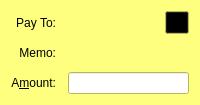
        <widget class="QFrame" name="SendCoins_UnauthenticatedPaymentRequest">
            <property name="palette">
                <palette>
                    <active>
                        <colorrole role="WindowText">
                            <brush brushstyle="SolidPattern">
                                <color alpha="255">
                                    <red>0</red>
                                    <green>0</green>
                                    <blue>0</blue>
                                </color>
                            </brush>
                        </colorrole>
                        <colorrole role="Button">
                            <brush brushstyle="SolidPattern">
                                <color alpha="255">
                                    <red>255</red>
                                    <green>255</green>
                                    <blue>127</blue>
                                </color>
                            </brush>
                        </colorrole>
                        <colorrole role="Light">
                            <brush brushstyle="SolidPattern">
                                <color alpha="255">
                                    <red>255</red>
                                    <green>255</green>
                                    <blue>255</blue>
                                </color>
                            </brush>
                        </colorrole>
                        <colorrole role="Midlight">
                            <brush brushstyle="SolidPattern">
                                <color alpha="255">
                                    <red>255</red>
                                    <green>255</green>
                                    <blue>191</blue>
                                </color>
                            </brush>
                        </colorrole>
                        <colorrole role="Dark">
                            <brush brushstyle="SolidPattern">
                                <color alpha="255">
                                    <red>127</red>
                                    <green>127</green>
                                    <blue>63</blue>
                                </color>
                            </brush>
                        </colorrole>
                        <colorrole role="Mid">
                            <brush brushstyle="SolidPattern">
                                <color alpha="255">
                                    <red>170</red>
                                    <green>170</green>
                                    <blue>84</blue>
                                </color>
                            </brush>
                        </colorrole>
                        <colorrole role="Text">
                            <brush brushstyle="SolidPattern">
                                <color alpha="255">
                                    <red>0</red>
                                    <green>0</green>
                                    <blue>0</blue>
                                </color>
                            </brush>
                        </colorrole>
                        <colorrole role="BrightText">
                            <brush brushstyle="SolidPattern">
                                <color alpha="255">
                                    <red>255</red>
                                    <green>255</green>
                                    <blue>255</blue>
                                </color>
                            </brush>
                        </colorrole>
                        <colorrole role="ButtonText">
                            <brush brushstyle="SolidPattern">
                                <color alpha="255">
                                    <red>0</red>
                                    <green>0</green>
                                    <blue>0</blue>
                                </color>
                            </brush>
                        </colorrole>
                        <colorrole role="Base">
                            <brush brushstyle="SolidPattern">
                                <color alpha="255">
                                    <red>255</red>
                                    <green>255</green>
                                    <blue>255</blue>
                                </color>
                            </brush>
                        </colorrole>
                        <colorrole role="Window">
                            <brush brushstyle="SolidPattern">
                                <color alpha="255">
                                    <red>255</red>
                                    <green>255</green>
                                    <blue>127</blue>
                                </color>
                            </brush>
                        </colorrole>
                        <colorrole role="Shadow">
                            <brush brushstyle="SolidPattern">
                                <color alpha="255">
                                    <red>0</red>
                                    <green>0</green>
                                    <blue>0</blue>
                                </color>
                            </brush>
                        </colorrole>
                        <colorrole role="AlternateBase">
                            <brush brushstyle="SolidPattern">
                                <color alpha="255">
                                    <red>255</red>
                                    <green>255</green>
                                    <blue>191</blue>
                                </color>
                            </brush>
                        </colorrole>
                        <colorrole role="ToolTipBase">
                            <brush brushstyle="SolidPattern">
                                <color alpha="255">
                                    <red>255</red>
                                    <green>255</green>
                                    <blue>220</blue>
                                </color>
                            </brush>
                        </colorrole>
                        <colorrole role="ToolTipText">
                            <brush brushstyle="SolidPattern">
                                <color alpha="255">
                                    <red>0</red>
                                    <green>0</green>
                                    <blue>0</blue>
                                </color>
                            </brush>
                        </colorrole>
                        <colorrole role="Button">
                            <brush brushstyle="NoBrush">
                                <color alpha="128">
                                    <red>0</red>
                                    <green>0</green>
                                    <blue>0</blue>
                                </color>
                            </brush>
                        </colorrole>
                    </active>
                    <inactive>
                        <colorrole role="WindowText">
                            <brush brushstyle="SolidPattern">
                                <color alpha="255">
                                    <red>0</red>
                                    <green>0</green>
                                    <blue>0</blue>
                                </color>
                            </brush>
                        </colorrole>
                        <colorrole role="Button">
                            <brush brushstyle="SolidPattern">
                                <color alpha="255">
                                    <red>255</red>
                                    <green>255</green>
                                    <blue>127</blue>
                                </color>
                            </brush>
                        </colorrole>
                        <colorrole role="Light">
                            <brush brushstyle="SolidPattern">
                                <color alpha="255">
                                    <red>255</red>
                                    <green>255</green>
                                    <blue>255</blue>
                                </color>
                            </brush>
                        </colorrole>
                        <colorrole role="Midlight">
                            <brush brushstyle="SolidPattern">
                                <color alpha="255">
                                    <red>255</red>
                                    <green>255</green>
                                    <blue>191</blue>
                                </color>
                            </brush>
                        </colorrole>
                        <colorrole role="Dark">
                            <brush brushstyle="SolidPattern">
                                <color alpha="255">
                                    <red>127</red>
                                    <green>127</green>
                                    <blue>63</blue>
                                </color>
                            </brush>
                        </colorrole>
                        <colorrole role="Mid">
                            <brush brushstyle="SolidPattern">
                                <color alpha="255">
                                    <red>170</red>
                                    <green>170</green>
                                    <blue>84</blue>
                                </color>
                            </brush>
                        </colorrole>
                        <colorrole role="Text">
                            <brush brushstyle="SolidPattern">
                                <color alpha="255">
                                    <red>0</red>
                                    <green>0</green>
                                    <blue>0</blue>
                                </color>
                            </brush>
                        </colorrole>
                        <colorrole role="BrightText">
                            <brush brushstyle="SolidPattern">
                                <color alpha="255">
                                    <red>255</red>
                                    <green>255</green>
                                    <blue>255</blue>
                                </color>
                            </brush>
                        </colorrole>
                        <colorrole role="ButtonText">
                            <brush brushstyle="SolidPattern">
                                <color alpha="255">
                                    <red>0</red>
                                    <green>0</green>
                                    <blue>0</blue>
                                </color>
                            </brush>
                        </colorrole>
                        <colorrole role="Base">
                            <brush brushstyle="SolidPattern">
                                <color alpha="255">
                                    <red>255</red>
                                    <green>255</green>
                                    <blue>255</blue>
                                </color>
                            </brush>
                        </colorrole>
                        <colorrole role="Window">
                            <brush brushstyle="SolidPattern">
                                <color alpha="255">
                                    <red>255</red>
                                    <green>255</green>
                                    <blue>127</blue>
                                </color>
                            </brush>
                        </colorrole>
                        <colorrole role="Shadow">
                            <brush brushstyle="SolidPattern">
                                <color alpha="255">
                                    <red>0</red>
                                    <green>0</green>
                                    <blue>0</blue>
                                </color>
                            </brush>
                        </colorrole>
                        <colorrole role="AlternateBase">
                            <brush brushstyle="SolidPattern">
                                <color alpha="255">
                                    <red>255</red>
                                    <green>255</green>
                                    <blue>191</blue>
                                </color>
                            </brush>
                        </colorrole>
                        <colorrole role="ToolTipBase">
                            <brush brushstyle="SolidPattern">
                                <color alpha="255">
                                    <red>255</red>
                                    <green>255</green>
                                    <blue>220</blue>
                                </color>
                            </brush>
                        </colorrole>
                        <colorrole role="ToolTipText">
                            <brush brushstyle="SolidPattern">
                                <color alpha="255">
                                    <red>0</red>
                                    <green>0</green>
                                    <blue>0</blue>
                                </color>
                            </brush>
                        </colorrole>
                        <colorrole role="Button">
                            <brush brushstyle="NoBrush">
                                <color alpha="128">
                                    <red>0</red>
                                    <green>0</green>
                                    <blue>0</blue>
                                </color>
                            </brush>
                        </colorrole>
                    </inactive>
                    <disabled>
                        <colorrole role="WindowText">
                            <brush brushstyle="SolidPattern">
                                <color alpha="255">
                                    <red>127</red>
                                    <green>127</green>
                                    <blue>63</blue>
                                </color>
                            </brush>
                        </colorrole>
                        <colorrole role="Button">
                            <brush brushstyle="SolidPattern">
                                <color alpha="255">
                                    <red>255</red>
                                    <green>255</green>
                                    <blue>127</blue>
                                </color>
                            </brush>
                        </colorrole>
                        <colorrole role="Light">
                            <brush brushstyle="SolidPattern">
                                <color alpha="255">
                                    <red>255</red>
                                    <green>255</green>
                                    <blue>255</blue>
                                </color>
                            </brush>
                        </colorrole>
                        <colorrole role="Midlight">
                            <brush brushstyle="SolidPattern">
                                <color alpha="255">
                                    <red>255</red>
                                    <green>255</green>
                                    <blue>191</blue>
                                </color>
                            </brush>
                        </colorrole>
                        <colorrole role="Dark">
                            <brush brushstyle="SolidPattern">
                                <color alpha="255">
                                    <red>127</red>
                                    <green>127</green>
                                    <blue>63</blue>
                                </color>
                            </brush>
                        </colorrole>
                        <colorrole role="Mid">
                            <brush brushstyle="SolidPattern">
                                <color alpha="255">
                                    <red>170</red>
                                    <green>170</green>
                                    <blue>84</blue>
                                </color>
                            </brush>
                        </colorrole>
                        <colorrole role="Text">
                            <brush brushstyle="SolidPattern">
                                <color alpha="255">
                                    <red>127</red>
                                    <green>127</green>
                                    <blue>63</blue>
                                </color>
                            </brush>
                        </colorrole>
                        <colorrole role="BrightText">
                            <brush brushstyle="SolidPattern">
                                <color alpha="255">
                                    <red>255</red>
                                    <green>255</green>
                                    <blue>255</blue>
                                </color>
                            </brush>
                        </colorrole>
                        <colorrole role="ButtonText">
                            <brush brushstyle="SolidPattern">
                                <color alpha="255">
                                    <red>127</red>
                                    <green>127</green>
                                    <blue>63</blue>
                                </color>
                            </brush>
                        </colorrole>
                        <colorrole role="Base">
                            <brush brushstyle="SolidPattern">
                                <color alpha="255">
                                    <red>255</red>
                                    <green>255</green>
                                    <blue>127</blue>
                                </color>
                            </brush>
                        </colorrole>
                        <colorrole role="Window">
                            <brush brushstyle="SolidPattern">
                                <color alpha="255">
                                    <red>255</red>
                                    <green>255</green>
                                    <blue>127</blue>
                                </color>
                            </brush>
                        </colorrole>
                        <colorrole role="Shadow">
                            <brush brushstyle="SolidPattern">
                                <color alpha="255">
                                    <red>0</red>
                                    <green>0</green>
                                    <blue>0</blue>
                                </color>
                            </brush>
                        </colorrole>
                        <colorrole role="AlternateBase">
                            <brush brushstyle="SolidPattern">
                                <color alpha="255">
                                    <red>255</red>
                                    <green>255</green>
                                    <blue>127</blue>
                                </color>
                            </brush>
                        </colorrole>
                        <colorrole role="ToolTipBase">
                            <brush brushstyle="SolidPattern">
                                <color alpha="255">
                                    <red>255</red>
                                    <green>255</green>
                                    <blue>220</blue>
                                </color>
                            </brush>
                        </colorrole>
                        <colorrole role="ToolTipText">
                            <brush brushstyle="SolidPattern">
                                <color alpha="255">
                                    <red>0</red>
                                    <green>0</green>
                                    <blue>0</blue>
                                </color>
                            </brush>
                        </colorrole>
                        <colorrole role="Button">
                            <brush brushstyle="NoBrush">
                                <color alpha="128">
                                    <red>0</red>
                                    <green>0</green>
                                    <blue>0</blue>
                                </color>
                            </brush>
                        </colorrole>
                    </disabled>
                </palette>
            </property>
            <property name="toolTip">
                <string>This is an unauthenticated payment request.</string>
            </property>
            <property name="autoFillBackground">
                <bool>true</bool>
            </property>
            <property name="frameShape">
                <enum>QFrame::NoFrame</enum>
            </property>
            <layout class="QGridLayout" name="gridLayout_is">
                <property name="spacing">
                    <number>12</number>
                </property>
                <item row="0" column="0">
                    <widget class="QLabel" name="payToLabel_is">
                        <property name="text">
                            <string>Pay To:</string>
                        </property>
                        <property name="alignment">
                            <set>Qt::AlignRight|Qt::AlignTrailing|Qt::AlignVCenter</set>
                        </property>
                    </widget>
                </item>
                <item row="0" column="1">
                    <layout class="QHBoxLayout" name="payToLayout_is">
                        <property name="spacing">
                            <number>0</number>
                        </property>
                        <item>
                            <widget class="QLabel" name="payTo_is"/>
                        </item>
                        <item>
                            <widget class="QToolButton" name="deleteButton_is">
                                <property name="toolTip">
                                    <string>Remove this entry</string>
                                </property>
                                <property name="text">
                                    <string/>
                                </property>
                            </widget>
                        </item>
                    </layout>
                </item>
                <item row="1" column="0">
                    <widget class="QLabel" name="memoLabel_is">
                        <property name="text">
                            <string>Memo:</string>
                        </property>
                        <property name="alignment">
                            <set>Qt::AlignRight|Qt::AlignTrailing|Qt::AlignVCenter</set>
                        </property>
                    </widget>
                </item>
                <item row="1" column="1">
                    <widget class="QLabel" name="memoTextLabel_is">
                        <property name="textFormat">
                            <enum>Qt::PlainText</enum>
                        </property>
                    </widget>
                </item>
                <item row="2" column="0">
                    <widget class="QLabel" name="amountLabel_is">
                        <property name="text">
                            <string>A&amp;mount:</string>
                        </property>
                        <property name="alignment">
                            <set>Qt::AlignRight|Qt::AlignTrailing|Qt::AlignVCenter</set>
                        </property>
                        <property name="buddy">
                            <cstring>payAmount_is</cstring>
                        </property>
                    </widget>
                </item>
                <item row="2" column="1">
                    <widget class="BitcoinAmountField" name="payAmount_is">
                        <property name="acceptDrops">
                            <bool>false</bool>
                        </property>
                    </widget>
                </item>
            </layout>
        </widget>
